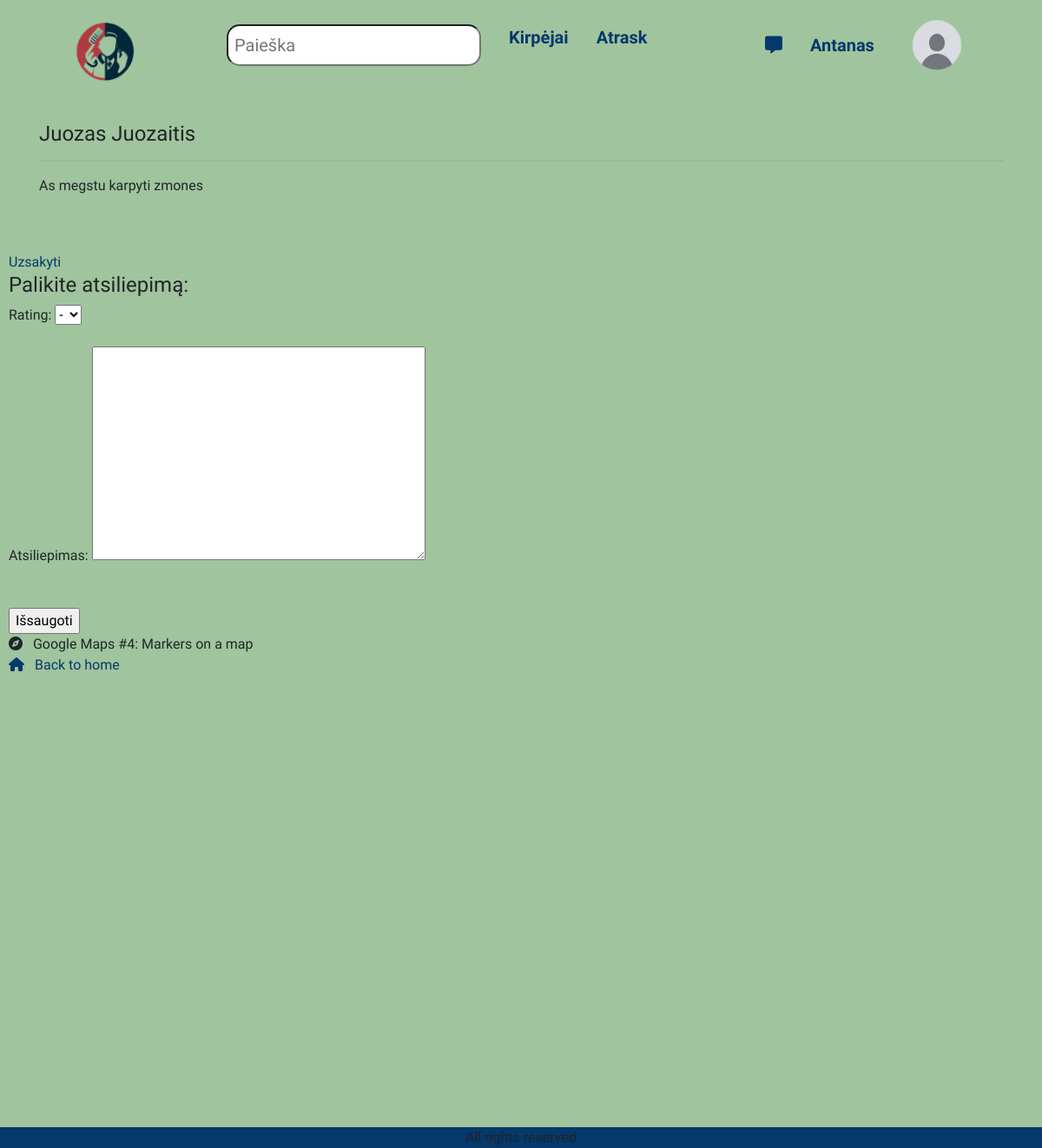
Screenshot of /barbers/1/ (signed in) with the database file from the repository.
### library/models.py (models this page shows, shortened)
class Profile(models.Model):
    user = models.OneToOneField(User, on_delete=models.CASCADE)
    photo = models.ImageField(default='profile_pics/default.png', upload_to='profile_pics')

class Barber(models.Model):
    user = models.OneToOneField(User, on_delete=models.CASCADE, null=True)
    name = models.CharField('Vardas', max_length=50)
    last_name = models.CharField('Pavardė', max_length=50)
    email = models.EmailField('Elektroninis paštas')
    about = models.TextField('Apie', max_length=200)
    login_name = models.CharField('Prisijungimo vardas', max_length=20)
    zipcode = models.CharField(max_length=200,blank=True, null=True)
    city = models.CharField(max_length=200,blank=True, null=True)
    country = models.CharField(max_length=200,blank=True, null=True)
    adress = models.CharField(max_length=200,blank=True, null=True)
    group = models.ForeignKey(Group, on_delete=models.SET_NULL, null=True, blank=True)
    cover = models.ImageField('Viršelis', upload_to='covers', null=True, blank=True)

### library/views.py (the view, shortened to what this page needs)
# urls.py: path('barbers/<int:id>/', views.barber, name='barber'),
def barber(request, id):
    single_barber = get_object_or_404(Barber, pk=id)
    form = BarberReviewForm()
    key = settings.GOOGLE_API_KEY
    context = {
        'key':key,
        'barber': single_barber,
        'form': form
    }
    return render(request, 'barber.html', context=context)

### library/forms.py
class BarberReviewForm(forms.ModelForm):
    class Meta:
        model = Rating
        fields = 'rating', 'content', 'barber', 'reviewer'
        widgets = {
            'barber': forms.HiddenInput(),
            'reviewer': forms.HiddenInput()
        }

### library/templatetags/user_tags.py (called while the page is built)
@register.filter
def in_kirpejai_group(user):
    try:
        kirpejai_group = Group.objects.get(name='kirpejai')
        return kirpejai_group in user.groups.all()
    except Group.DoesNotExist:
        return False

### templates/barber.html (shortened to what this page needs)
{% extends "base.html" %}
{% load crispy_forms_tags %}
{% block "content" %}
    <div class="container barber">
    <h4>{{ barber.name }} {{ barber.last_name }}</h4>
    <hr/>
    <p>{{ barber.about }}</p>
    </div>
{% if user.is_authenticated %}
<a class="book" href="{% url 'booking' id=barber.id %}">Uzsakyti</a>
{% endif %}
{% if user.is_authenticated %}
<h4>Palikite atsiliepimą:</h4>
    <form action="" method="post">
      {{ form.as_p }}</br>
      <input type="submit" value="Išsaugoti">
    </form>
    {% endif %}
  {% load static %}
  <div class="pageholder">
      <div class="titleholder">
          <div class="title"><i class="fas fa-compass mr-2"></i> Google Maps #4: Markers on a map </div>
          <a href="{% url 'index'%}" class="title2 mr-4"><i class="fas fa-home mr-2"></i> Back to home </a>
      </div>
      <div class="linkholder">
          <div class="mapholder">
              <div id="map"></div>
          </div>
      </div>
  </div>
  </div>
{% endblock %}

### templates/base.html (shortened to what this page needs)
<!DOCTYPE html>
<html lang="en">
<head>
    {% load static %}
<link rel="stylesheet" href="https://cdn.jsdelivr.net/npm/bootstrap@4.3.1/dist/css/bootstrap.min.css">
  <link rel="stylesheet" href="{% static 'css/base.css' %}">
</head>
<body>
    <header>
        <nav class="navigacija">
            <div class="logo-container">
                {% load static %}
                {% load user_tags %}
              <a href="{%url 'index'%}"><img id="logo" src="{% static 'assets/logo.png' %}"  alt=""></a>
            </div>
            <ul class="nav-links">
                <div class="always">
                    <li class="nav-link" >
                        <form action="{% url 'search' %}" method="get" class="form-inline my-2 my-md-0">
                        <input class="search" name="query" class="form-control" type="text" placeholder="Paieška">
                        </form>
                    </li>
                    <li><a class="nav-link" href="{%url 'barbers'%}">Kirpėjai</a></li>
                    <li><a class="nav-link" href="{%url 'explore'%}">Atrask</a></li>
                </div>
                <div class="logged">
                {% if user.is_authenticated %}
                <li><a class="nav-link" href=""><i class="fa-solid fa-message"></i></a></li>
                <li><a class="nav-link" href="{% url 'profile' %}">{{ user.get_username }}</a></li>
                <li><a class="nav-link profile"><img id="profile" src="{{ user.profile.photo.url }}" alt=""> </a>
                </li>
          {% else %}
            <li class="nav-item"><a class="nav-link" href="{% url 'login'%}?next={{request.path}}">Prisijungti</a></li>
            <li class="nav-item"><a class="nav-link" href="{% url 'register' %}">Registruotis</a></li>
          {% endif %}
        </div>
            </ul>
        </nav>
    </header>
    <main>
        <div class="content">{% block "content" %}{% endblock %}</div>
    </main>
    <footer class="footer">
    </footer>
</body>
</html>

### library/static/css/base.css (style rules this page uses)
* { font-family: 'Aries', 'Recursive', sans-serif; }
html, body { height: 100%; margin: 0; padding: 0; font-family: 'Nunito', sans-serif; background-color: #A0C49D; }
body { display: grid; grid-template-columns: repeat(12, 1fr); grid-template-rows: 50px auto 150px; grid-gap: 10px; grid-template-areas: "a a a a a a a a a a a a" "a a a a a a a a a a a a" "m m m m m m m m m m m m" "m m m m m m m m m m m m" "m m m m m m m m m m m m" "m m m m m m m m m m m m" "m m m m m m m m m m m m" "m m m m m m m m m m m m" "f f f f f f f f f f f f" }
header { grid-area: a; display: grid; }
main { grid-area: m; padding: 10px; }
footer { margin-top: auto; grid-area: f; }
.logo-container, .nav-links { display: flex; }
nav { flex: 2; display: flex; }
.logo-container { align-items: center; position: relative; left: 5%; }
footer { background-color: #05386b; display: flex; justify-content: center; align-items: center; height: 100%; }
#logo { max-width: 120px; max-height: 120px; }
.logo-container { display: 'none' }
.nav-links { justify-content: space-around; list-style: none; flex: 1; align-items: center; }
.nav-link { color: #05386b;; font-size:20px; text-decoration: none; font-weight: 600; }
.profile { position: relative; }
#profile { width: 100px; }
.always { width: 450px; display: flex; justify-content: space-around; }
.logged { width: 250px; display: flex; justify-content: space-between; align-items: center; }
.search { border-radius: 15px; padding: 7px; }
a { text-decoration: none; }
a:link { color: #05386b; }
#profile { width: 80px; height: 80px; border-radius: 50%; }

### templates/barber.html (style rules this page uses)
.mapholder { height: 500px; width: 100%; }
#map { height: 100%; }

### rows the page displays
Barber: name "Juozas", last_name "Juozaitis", about "As megstu karpyti zmones"

### other values shown
{{ user.get_username }} "Antanas"
